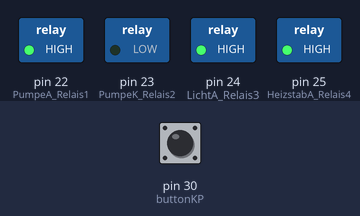
A sketch run on a simulated Arduino Mega 2560, built with avr-gcc and run on an emulated ATmega2560. Parts: switched loads named in the sketch (green lamp = pin HIGH). Inputs (shaded band) come from the test bench; at power-on: pin 30 (buttonKP) LOW.

Above: at 2.7 s.
2.8 s: pin 30 (buttonKP) pulled HIGH for 0.15 s
At 3.6 s:
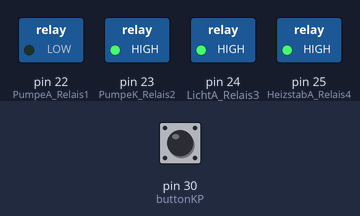
At 29.4 s:
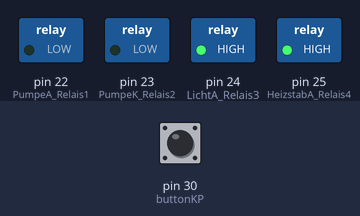
Timing chart, 0 to 30.3 s (numbered marks = the images above; inputs shaded):
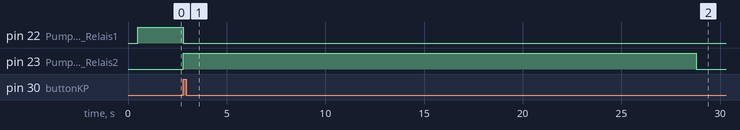

Measured:
- after the input at 2.8 s, pin 22 (PumpeA_Relais1): HIGH → LOW at once; pin 23 (PumpeK_Relais2): LOW → HIGH at once, → LOW 26.0 s later

The sketch:

Hydroponics_Relais_10.0.ino
```cpp
#define PumpeA_Relais1 22    // Pumpe Aquarium auf Relais 1
#define PumpeK_Relais2 23   // Pumpe Kreislauf auf Relais 2
#define LichtA_Relais3 24    // Licht Aquarium auf Relais 3
#define HeizstabA_Relais4 25  // Heizstab Aquarium auf Relais 4

// constants won't change. They're used here to
// set pin numbers:
#define buttonKP 30     // the number of the pushbutton pin

// variables will change:
int buttonStateKP = 0;         // variable for reading the pushbutton status
const long WateringTime = 26000L;
const long FlowbackTime = 74000L;
const long CycleTime = 720000L;

void setup() {
  // initialize serial communication at 9600 bits per second:
  Serial.begin(9600);

// ++++++++++++++++ DIGITAL BUTTON ++++++++++++++++
// initialize the pushbutton pin as an input:
  pinMode(buttonKP, INPUT);

// initialize Relais 1-4 as Output

  pinMode(PumpeA_Relais1, OUTPUT);
  pinMode(PumpeK_Relais2, OUTPUT);
  pinMode(LichtA_Relais3, OUTPUT);
  pinMode(HeizstabA_Relais4, OUTPUT);
  delay(500);        // delay in between reads for stability

// set Relays to 0
  digitalWrite(PumpeA_Relais1,HIGH);
  digitalWrite(PumpeK_Relais2,LOW);
  digitalWrite(LichtA_Relais3,HIGH);
  digitalWrite(HeizstabA_Relais4,HIGH);


  delay(1000);        // delay in between reads for stability
}

void loop() {

WateringPlants();

}

void WateringPlants  (){
  pushbutton();
  if (buttonStateKP == HIGH) {
    delay(CycleTime);
  }
  else {
  delay(50);        // delay in between reads for stability
  };
}
void pushbutton (){
// read the state of the pushbutton value:

  buttonStateKP = digitalRead(buttonKP);


    // check if the pushbutton is pressed.
  // if it is, the buttonState is HIGH:
  if (buttonStateKP == HIGH) {
    // turn LED on:
    digitalWrite(PumpeA_Relais1, LOW);
    digitalWrite(PumpeK_Relais2, HIGH);
    delay(WateringTime);        // delay in between reads for stability
    digitalWrite(PumpeK_Relais2, LOW);
    delay(FlowbackTime);        // delay in between reads for stability
    digitalWrite(PumpeA_Relais1, HIGH);
  } else {
    digitalWrite(PumpeK_Relais2, LOW);
    digitalWrite(PumpeA_Relais1, HIGH);

  };
 if (buttonStateKP == LOW) {
    // turn LED on:
     digitalWrite(PumpeK_Relais2, LOW);
    digitalWrite(PumpeA_Relais1, HIGH);

  } else {
    digitalWrite(PumpeK_Relais2, LOW);

  };
};
```
